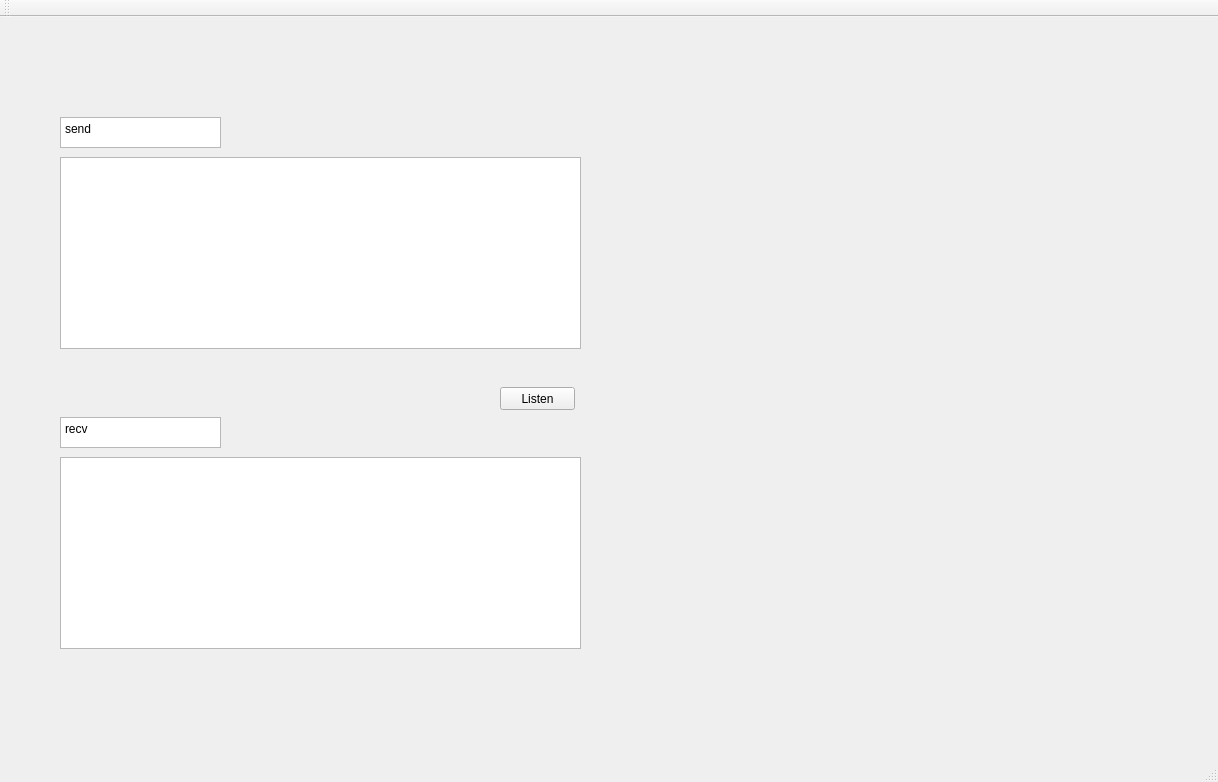
<?xml version="1.0" encoding="UTF-8"?>
<ui version="4.0">
 <class>ServerFace</class>
 <widget class="QMainWindow" name="ServerFace">
  <property name="geometry">
   <rect>
    <x>0</x>
    <y>0</y>
    <width>1218</width>
    <height>782</height>
   </rect>
  </property>
  <property name="windowTitle">
   <string>ServerFace</string>
  </property>
  <widget class="QWidget" name="centralWidget">
   <widget class="QPushButton" name="listenBtn">
    <property name="geometry">
     <rect>
      <x>500</x>
      <y>370</y>
      <width>75</width>
      <height>23</height>
     </rect>
    </property>
    <property name="text">
     <string>Listen</string>
    </property>
   </widget>
   <widget class="QTextBrowser" name="send">
    <property name="geometry">
     <rect>
      <x>60</x>
      <y>140</y>
      <width>521</width>
      <height>192</height>
     </rect>
    </property>
   </widget>
   <widget class="QTextBrowser" name="textBrowser_2">
    <property name="geometry">
     <rect>
      <x>60</x>
      <y>100</y>
      <width>161</width>
      <height>31</height>
     </rect>
    </property>
    <property name="html">
     <string>&lt;!DOCTYPE HTML PUBLIC &quot;-//W3C//DTD HTML 4.0//EN&quot; &quot;http://www.w3.org/TR/REC-html40/strict.dtd&quot;&gt;
&lt;html&gt;&lt;head&gt;&lt;meta name=&quot;qrichtext&quot; content=&quot;1&quot; /&gt;&lt;style type=&quot;text/css&quot;&gt;
p, li { white-space: pre-wrap; }
&lt;/style&gt;&lt;/head&gt;&lt;body style=&quot; font-family:'SimSun'; font-size:9pt; font-weight:400; font-style:normal;&quot;&gt;
&lt;p style=&quot; margin-top:0px; margin-bottom:0px; margin-left:0px; margin-right:0px; -qt-block-indent:0; text-indent:0px;&quot;&gt;send&lt;/p&gt;&lt;/body&gt;&lt;/html&gt;</string>
    </property>
   </widget>
   <widget class="QTextBrowser" name="recv">
    <property name="geometry">
     <rect>
      <x>60</x>
      <y>440</y>
      <width>521</width>
      <height>192</height>
     </rect>
    </property>
   </widget>
   <widget class="QTextBrowser" name="textBrowser_4">
    <property name="geometry">
     <rect>
      <x>60</x>
      <y>400</y>
      <width>161</width>
      <height>31</height>
     </rect>
    </property>
    <property name="html">
     <string>&lt;!DOCTYPE HTML PUBLIC &quot;-//W3C//DTD HTML 4.0//EN&quot; &quot;http://www.w3.org/TR/REC-html40/strict.dtd&quot;&gt;
&lt;html&gt;&lt;head&gt;&lt;meta name=&quot;qrichtext&quot; content=&quot;1&quot; /&gt;&lt;style type=&quot;text/css&quot;&gt;
p, li { white-space: pre-wrap; }
&lt;/style&gt;&lt;/head&gt;&lt;body style=&quot; font-family:'SimSun'; font-size:9pt; font-weight:400; font-style:normal;&quot;&gt;
&lt;p style=&quot; margin-top:0px; margin-bottom:0px; margin-left:0px; margin-right:0px; -qt-block-indent:0; text-indent:0px;&quot;&gt;recv&lt;/p&gt;&lt;/body&gt;&lt;/html&gt;</string>
    </property>
   </widget>
  </widget>
  <widget class="QMenuBar" name="menuBar">
   <property name="geometry">
    <rect>
     <x>0</x>
     <y>0</y>
     <width>1218</width>
     <height>23</height>
    </rect>
   </property>
  </widget>
  <widget class="QToolBar" name="mainToolBar">
   <attribute name="toolBarArea">
    <enum>TopToolBarArea</enum>
   </attribute>
   <attribute name="toolBarBreak">
    <bool>false</bool>
   </attribute>
  </widget>
  <widget class="QStatusBar" name="statusBar"/>
 </widget>
 <layoutdefault spacing="6" margin="11"/>
 <resources/>
 <connections/>
</ui>
